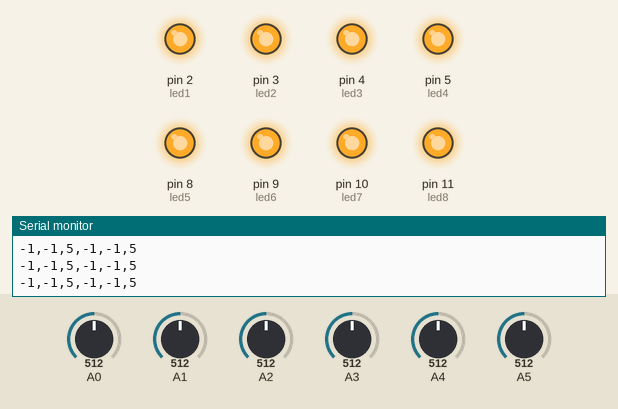
Simulated run of this sketch. Board: Arduino Uno, built with avr-gcc and run on an emulated ATmega328P. Parts: output pins drawn as LEDs (lit = HIGH), the last lines printed to the serial monitor. Inputs (shaded band) come from the test bench; at power-on: A2 = 512, A5 = 512, A0 = 512, A1 = 512, A3 = 512, A4 = 512.

Above: at 1.2 s.
1.3 s: A2 set to 391
4.3 s: A2 set to 371
At 4.8 s:
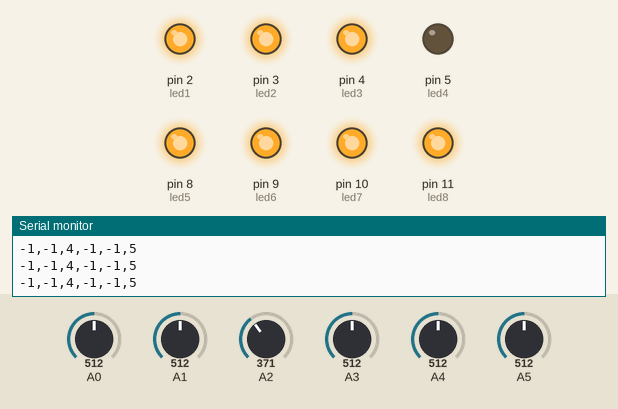
5.8 s: A5 set to 397
8.8 s: A5 set to 365
At 9.7 s:
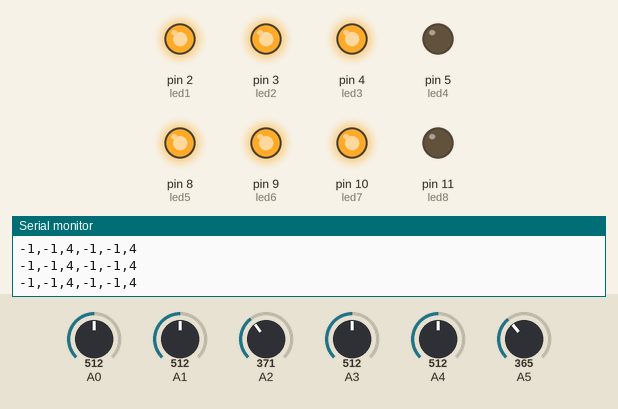
10.3 s: A5 set to 262
11.8 s: A5 set to 240
At 12.2 s:
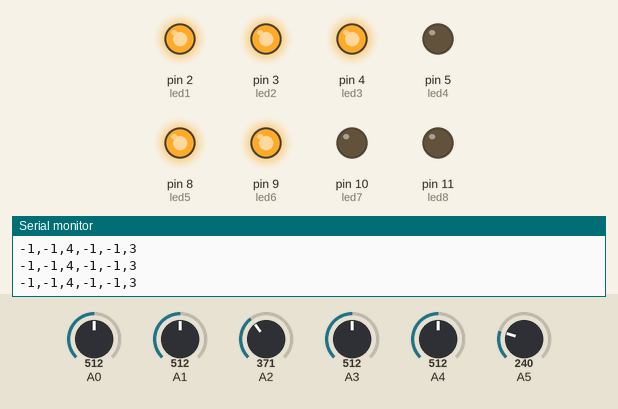
Timing chart, 0 to 14.3 s (numbered marks = the images above; inputs shaded):
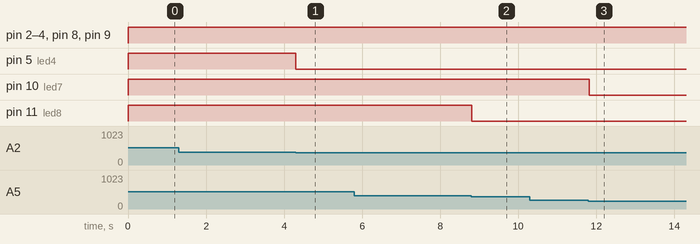

The sketch:

game_controller.ino
```cpp
const int led1 = 2;
const int led2 = 3;
const int led3 = 4;
const int led4 = 5;
const int led5 = 8;
const int led6 = 9;
const int led7 = 10;
const int led8 = 11;
int FSR;
int FSR2;
unsigned long currentMillis;
unsigned long previousMillis1;
unsigned long previousMillis2;
unsigned long previousMillis3;
unsigned long previousMillis4;
unsigned long previousMillis5;
unsigned long previousMillis6;
unsigned long previousMillis7;
unsigned long previousMillis8;
const long interval = 100;

void setup()
{
  Serial.begin(9600);
  pinMode(led1, OUTPUT);
  pinMode(led2, OUTPUT);
  pinMode(led3, OUTPUT);
  pinMode(led4, OUTPUT);
  pinMode(led5, OUTPUT);
  pinMode(led6, OUTPUT);
  pinMode(led7, OUTPUT);
  pinMode(led8, OUTPUT);

}

void loop()
{
  int sensorValue1 = analogRead(A0);
  int sensorValue2 = analogRead(A1);
  int sensorValue3 = analogRead(A2);

  int sensorValue4 = analogRead(A3);
  int sensorValue5 = analogRead(A4);
  int sensorValue6 = analogRead(A5);

//  Serial.println(sensorValue1);
//  Serial.println(sensorValue2);
  if (sensorValue1 < 320) {
    sensorValue1 = 1;
  }
  else if (sensorValue1 > 340) {
    sensorValue1 = -1;
  }
  else if (sensorValue1 <= 340 && sensorValue1 >= 320) {
    sensorValue1 = 0;
  }

  if (sensorValue2 < 320) {
    sensorValue2 = 1;
  }
  else if (sensorValue2 > 340) {
    sensorValue2 = -1;
  }
  else if (sensorValue2 <= 340 && sensorValue2 >= 320) {
    sensorValue2 = 0;
  }


   if (sensorValue4 < 320) {
    sensorValue4 = 1;
  }
  else if (sensorValue4 > 340) {
    sensorValue4 = -1;
  }
  else if (sensorValue4 <= 340 && sensorValue4 >= 320) {
    sensorValue4 = 0;
  }

  if (sensorValue5 < 320) {
    sensorValue5 = 1;
  }
  else if (sensorValue5 > 340) {
    sensorValue5 = -1;
  }
  else if (sensorValue5 <= 340 && sensorValue5 >= 320) {
    sensorValue5 = 0;
  }

  sensorValue3 = constrain(sensorValue3, 0, 500);
  sensorValue3 = map(sensorValue3, 0, 500, 0, 255);

  sensorValue6 = constrain(sensorValue6, 0, 500);
  sensorValue6 = map(sensorValue6, 0, 500, 0, 255);

  if (sensorValue3 >= 35 && sensorValue3 <= 64) {
    FSR = 2;
    digitalWrite(led1, HIGH);
    digitalWrite(led2, LOW);
    digitalWrite(led3, LOW);
    digitalWrite(led4, LOW);
  } else if (sensorValue3 >= 65 && sensorValue3 <= 128) {
    FSR = 3;
    digitalWrite(led1, HIGH);
    digitalWrite(led2, HIGH);
    digitalWrite(led3, LOW);
    digitalWrite(led4, LOW);
  } else if (sensorValue3 >= 129 && sensorValue3 <= 192) {
    FSR = 4;
    digitalWrite(led1, HIGH);
    digitalWrite(led2, HIGH);
    digitalWrite(led3, HIGH);
    digitalWrite(led4, LOW);
  } else if (sensorValue3 >= 193 && sensorValue3 <= 256) {
    FSR = 5;
    digitalWrite(led1, HIGH);
    digitalWrite(led2, HIGH);
    digitalWrite(led3, HIGH);
    digitalWrite(led4, HIGH);
  } else {
    FSR = 1;
    light_out1();
  }

   if (sensorValue6 >= 35 && sensorValue6 <= 64) {
    FSR2 = 2;
    digitalWrite(led5, HIGH);
    digitalWrite(led6, LOW);
    digitalWrite(led7, LOW);
    digitalWrite(led8, LOW);
  } else if (sensorValue6 >= 65 && sensorValue6 <= 128) {
    FSR2 = 3;
    digitalWrite(led5, HIGH);
    digitalWrite(led6, HIGH);
    digitalWrite(led7, LOW);
    digitalWrite(led8, LOW);
  } else if (sensorValue6 >= 129 && sensorValue6 <= 192) {
    FSR2 = 4;
    digitalWrite(led5, HIGH);
    digitalWrite(led6, HIGH);
    digitalWrite(led7, HIGH);
    digitalWrite(led8, LOW);
  } else if (sensorValue6 >= 193 && sensorValue6 <= 256) {
    FSR2 = 5;
    digitalWrite(led5, HIGH);
    digitalWrite(led6, HIGH);
    digitalWrite(led7, HIGH);
    digitalWrite(led8, HIGH);
  } else {
    FSR2 = 1;
    light_out2();
  }
  //  Serial.print("The X and Y coordinate is:");
  Serial.print(sensorValue1, DEC);
  Serial.print(",");
  Serial.print(sensorValue2, DEC);
  Serial.print(",");
  //  Serial.print("The Speed level is:");
  Serial.print(FSR);
  Serial.print(",");

  Serial.print(sensorValue4, DEC);
  Serial.print(",");
  Serial.print(sensorValue5, DEC);
  Serial.print(",");
  //  Serial.print("The Speed level is:");
  Serial.println(FSR2);
}

void light_out1() {
  currentMillis = millis();
  if (currentMillis - previousMillis4 >= interval) {
    digitalWrite(led4, LOW);
    previousMillis4 = currentMillis;
  }
  if (currentMillis - previousMillis3 >= interval * 2) {
    digitalWrite(led3, LOW);
    previousMillis3 = currentMillis;
  }
  if (currentMillis - previousMillis2 >= interval * 3) {
    digitalWrite(led2, LOW);
    previousMillis2 = currentMillis;
  }
  if (currentMillis - previousMillis1 >= interval * 4) {
    digitalWrite(led1, LOW);
    previousMillis1 = currentMillis;
  }
}
void light_out2() {
  currentMillis = millis();
  if (currentMillis - previousMillis8 >= interval) {
    digitalWrite(led8, LOW);
    previousMillis4 = currentMillis;
  }
  if (currentMillis - previousMillis7 >= interval * 2) {
    digitalWrite(led7, LOW);
    previousMillis3 = currentMillis;
  }
  if (currentMillis - previousMillis6 >= interval * 3) {
    digitalWrite(led6, LOW);
    previousMillis2 = currentMillis;
  }
  if (currentMillis - previousMillis5 >= interval * 4) {
    digitalWrite(led5, LOW);
    previousMillis1 = currentMillis;
  }


}
```

Measured:
- the behaviour switches between 379 and 378 on A2 (found by bisection; images 0 and 1)
- the behaviour switches between 379 and 378 on A5 (found by bisection; images 1 and 2)
- the behaviour switches between 253 and 252 on A5 (found by bisection; images 2 and 3)
- after the input at 4.3 s, pin 5 (led4): HIGH → LOW at once
- after the input at 8.8 s, pin 11 (led8): HIGH → LOW at once
- after the input at 11.8 s, pin 10 (led7): HIGH → LOW at once
